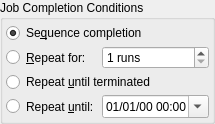
      <widget class="QGroupBox" name="completionGroup">
       <property name="sizePolicy">
        <sizepolicy hsizetype="Preferred" vsizetype="MinimumExpanding">
         <horstretch>0</horstretch>
         <verstretch>0</verstretch>
        </sizepolicy>
       </property>
       <property name="title">
        <string>Job Completion Conditions</string>
       </property>
       <layout class="QVBoxLayout" name="verticalLayout_5" stretch="0">
        <property name="spacing">
         <number>3</number>
        </property>
        <property name="sizeConstraint">
         <enum>QLayout::SetDefaultConstraint</enum>
        </property>
        <property name="leftMargin">
         <number>3</number>
        </property>
        <property name="topMargin">
         <number>3</number>
        </property>
        <property name="rightMargin">
         <number>3</number>
        </property>
        <property name="bottomMargin">
         <number>3</number>
        </property>
        <item>
         <layout class="QGridLayout" name="gridLayout_6" rowstretch="1,1,1,1" columnstretch="2,1">
          <property name="spacing">
           <number>3</number>
          </property>
          <item row="1" column="0">
           <widget class="QRadioButton" name="schedulerRepeatSequences">
            <property name="sizePolicy">
             <sizepolicy hsizetype="Preferred" vsizetype="Preferred">
              <horstretch>0</horstretch>
              <verstretch>0</verstretch>
             </sizepolicy>
            </property>
            <property name="text">
             <string>&amp;Repeat for:</string>
            </property>
            <attribute name="buttonGroup">
             <string notr="true">completionButtonGroup</string>
            </attribute>
           </widget>
          </item>
          <item row="3" column="1">
           <widget class="QDateTimeEdit" name="schedulerUntilValue">
            <property name="sizePolicy">
             <sizepolicy hsizetype="Preferred" vsizetype="Preferred">
              <horstretch>0</horstretch>
              <verstretch>0</verstretch>
             </sizepolicy>
            </property>
            <property name="displayFormat">
             <string>dd/MM/yy hh:mm</string>
            </property>
            <property name="calendarPopup">
             <bool>true</bool>
            </property>
           </widget>
          </item>
          <item row="0" column="0" colspan="2">
           <widget class="QRadioButton" name="schedulerCompleteSequences">
            <property name="sizePolicy">
             <sizepolicy hsizetype="Preferred" vsizetype="Preferred">
              <horstretch>0</horstretch>
              <verstretch>0</verstretch>
             </sizepolicy>
            </property>
            <property name="toolTip">
             <string>The observation job is completed when the sequence is complete.</string>
            </property>
            <property name="text">
             <string>Se&amp;quence completion</string>
            </property>
            <property name="checked">
             <bool>true</bool>
            </property>
            <attribute name="buttonGroup">
             <string notr="true">completionButtonGroup</string>
            </attribute>
           </widget>
          </item>
          <item row="3" column="0">
           <widget class="QRadioButton" name="schedulerUntil">
            <property name="sizePolicy">
             <sizepolicy hsizetype="Preferred" vsizetype="Preferred">
              <horstretch>0</horstretch>
              <verstretch>0</verstretch>
             </sizepolicy>
            </property>
            <property name="toolTip">
             <string>Terminate the job on the given date and time.</string>
            </property>
            <property name="text">
             <string>Repeat &amp;until:</string>
            </property>
            <attribute name="buttonGroup">
             <string notr="true">completionButtonGroup</string>
            </attribute>
           </widget>
          </item>
          <item row="1" column="1">
           <widget class="QSpinBox" name="schedulerRepeatSequencesLimit">
            <property name="sizePolicy">
             <sizepolicy hsizetype="Preferred" vsizetype="Preferred">
              <horstretch>0</horstretch>
              <verstretch>0</verstretch>
             </sizepolicy>
            </property>
            <property name="toolTip">
             <string>Restart job until it is executed this many times.</string>
            </property>
            <property name="suffix">
             <string> runs</string>
            </property>
            <property name="minimum">
             <number>1</number>
            </property>
            <property name="maximum">
             <number>1000</number>
            </property>
            <property name="value">
             <number>1</number>
            </property>
           </widget>
          </item>
          <item row="2" column="0" colspan="2">
           <widget class="QRadioButton" name="schedulerUntilTerminated">
            <property name="sizePolicy">
             <sizepolicy hsizetype="Preferred" vsizetype="Preferred">
              <horstretch>0</horstretch>
              <verstretch>0</verstretch>
             </sizepolicy>
            </property>
            <property name="toolTip">
             <string>Restart the sequence job indefinitely.</string>
            </property>
            <property name="text">
             <string>Repeat &amp;until terminated</string>
            </property>
            <attribute name="buttonGroup">
             <string notr="true">completionButtonGroup</string>
            </attribute>
           </widget>
          </item>
         </layout>
        </item>
       </layout>
      </widget>
